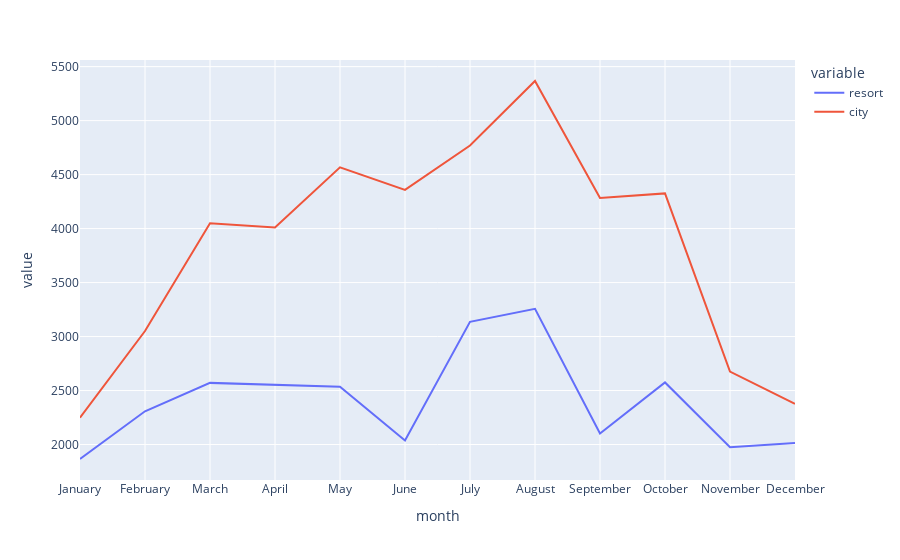

The notebook cell this image was saved under:
### Code cell
px.line(data_frame=final_rush,x='month',y=['resort','city'])

### Figure 1 — Plotly figure (JSON) as saved in the notebook; plotly's stock layout.template omitted (floating-point values rounded to 4 significant figures)
{"data": [{"hovertemplate": "variable=resort<br>month=%{x}<br>value=%{y}<extra></extra>", "legendgroup": "resort", "line": {"color": "#636efa", "dash": "solid"}, "marker": {"symbol": "circle"}, "mode": "lines", "name": "resort", "orientation": "v", "showlegend": true, "type": "scatter", "x": ["January", "February", "March", "April", "May", "June", "July", "August", "September", "October", "November", "December"], "xaxis": "x", "y": [1866, 2308, 2571, 2550, 2535, 2037, 3137, 3257, 2102, 2575, 1975, 2014], "yaxis": "y"}, {"hovertemplate": "variable=city<br>month=%{x}<br>value=%{y}<extra></extra>", "legendgroup": "city", "line": {"color": "#EF553B", "dash": "solid"}, "marker": {"symbol": "circle"}, "mode": "lines", "name": "city", "orientation": "v", "showlegend": true, "type": "scatter", "x": ["January", "February", "March", "April", "May", "June", "July", "August", "September", "October", "November", "December"], "xaxis": "x", "y": [2249, 3051, 4049, 4010, 4568, 4358, 4770, 5367, 4283, 4326, 2676, 2377], "yaxis": "y"}], "layout": {"legend": {"title": {"text": "variable"}, "tracegroupgap": 0}, "margin": {"t": 60}, "xaxis": {"anchor": "y", "domain": [0, 1], "title": {"text": "month"}}, "yaxis": {"anchor": "x", "domain": [0, 1], "title": {"text": "value"}}}}
